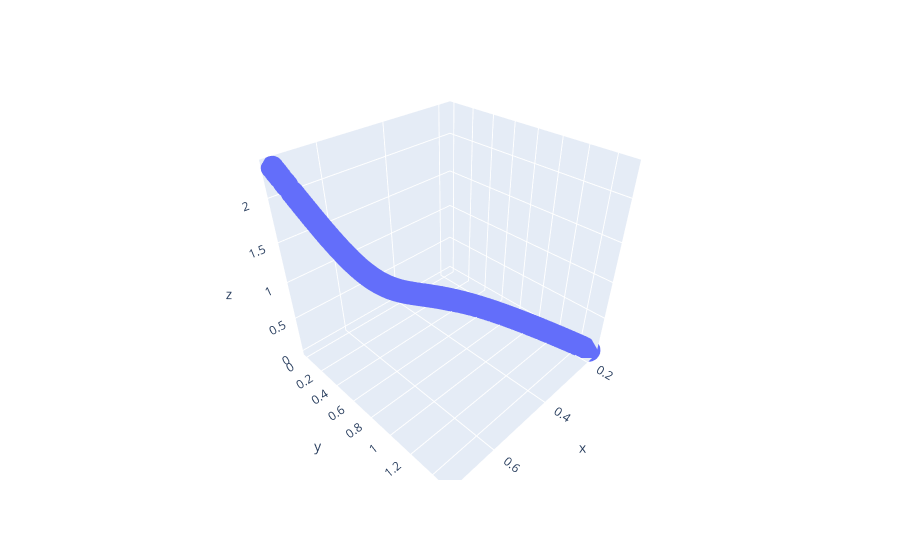

This figure's notebook cell:
### Code cell
px.scatter_3d(x=pred_v[:, 0], y=pred_v[:, 1], z=pred_v[:, 2])

### Figure 1 — Plotly figure (JSON) as saved in the notebook; plotly's stock layout.template omitted (floating-point values rounded to 4 significant figures; data arrays with more than 128 entries replaced by an {"elided": "..."} marker saying what was removed)
{"data": [{"hovertemplate": "x=%{x}<br>y=%{y}<br>z=%{z}<extra></extra>", "legendgroup": "", "marker": {"color": "#636efa", "symbol": "circle"}, "mode": "markers", "name": "", "scene": "scene", "showlegend": false, "type": "scatter3d", "x": {"elided": "1468 float values"}, "y": {"elided": "1468 float values"}, "z": {"elided": "1468 float values"}}], "layout": {"legend": {"tracegroupgap": 0}, "margin": {"t": 60}, "scene": {"domain": {"x": [0, 1], "y": [0, 1]}, "xaxis": {"title": {"text": "x"}}, "yaxis": {"title": {"text": "y"}}, "zaxis": {"title": {"text": "z"}}}}}
